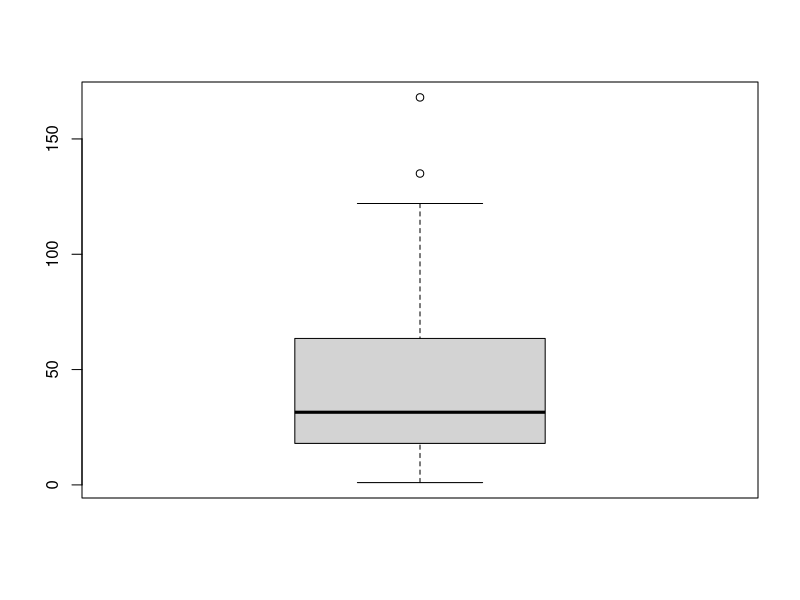
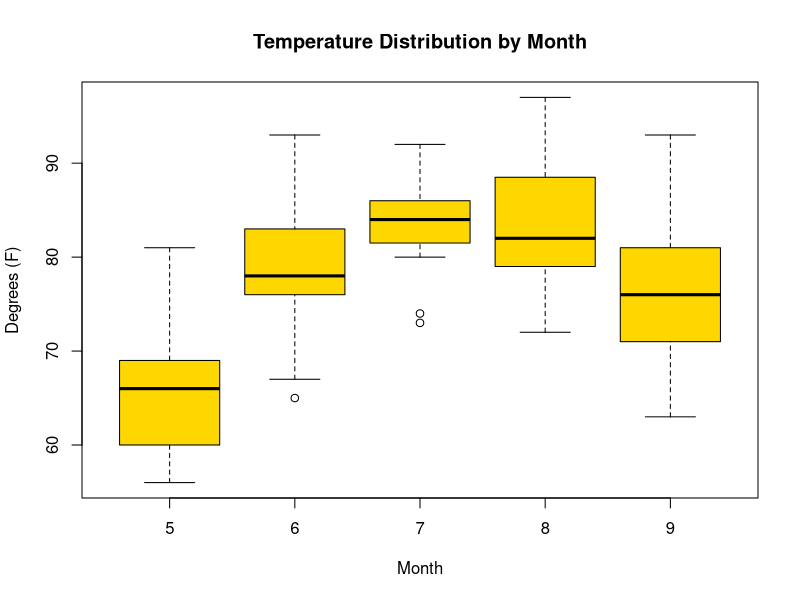
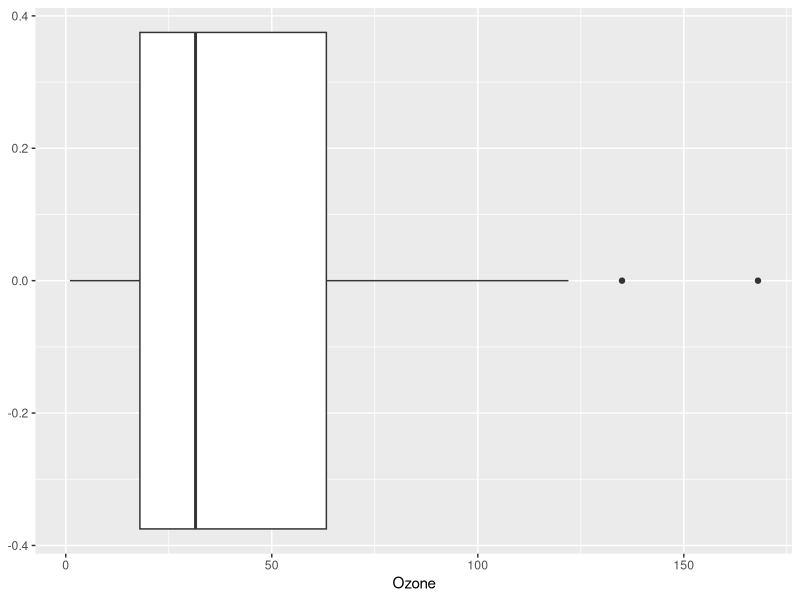
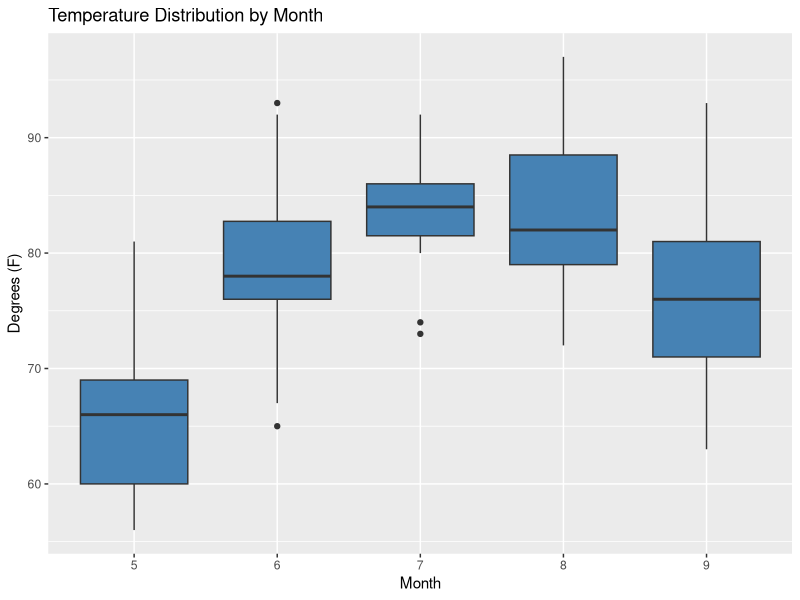

Here is the R script that generated these plots, in order:
# Boxplot in Base R
# view first 6 rows of "airquality" dataset
head(airquality)
View(airquality)

# create boxplot for the variable "Ozone"
boxplot(airquality$Ozone)

# create boxplot that displays temperature distribution for each month in the dataset
boxplot(Temp ~ Month,
        data = airquality,
        main = "Temperature Distribution by Month",
        xlab = "Month",
        ylab = "Degrees (F)",
        col = "gold",
        border = "black")

# create boxplot for the variable "Ozone"
library("ggplot2")

ggplot(data = airquality, aes(x=Ozone)) + geom_boxplot()

# create boxplot that displays temperature distribution for each month in the dataset
library("ggplot2")

ggplot(data = airquality, aes(x=as.character(Month), y = Temp)) +
  geom_boxplot(fill = "steelblue") +
  labs(title = "Temperature Distribution by Month", x="Month", y="Degrees (F)")
